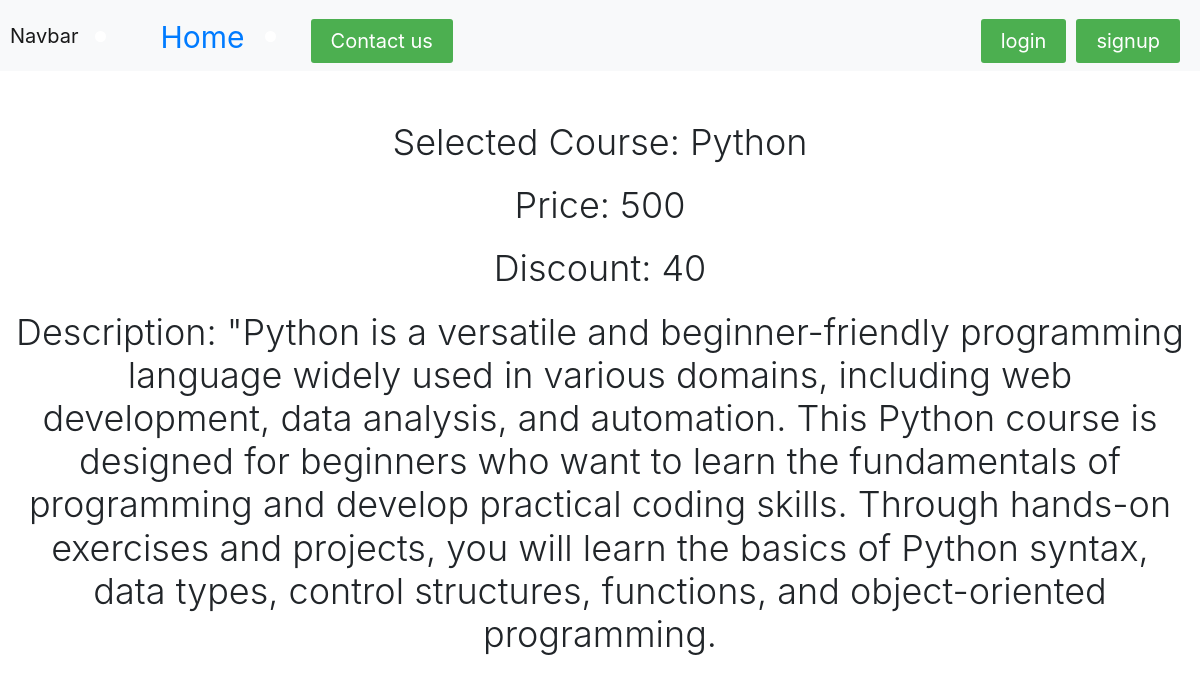
/courses/Python, run on the app's committed database.
### onlineclasses/models.py (models this page shows, shortened)
class Course(models.Model):
    title = models.CharField(max_length=100,null=False)
    slug = models.CharField(max_length=100,null=False,unique=True)
    description = models.TextField(max_length=500,null=True)
    duration = models.PositiveIntegerField(help_text="Duration:")
    price = models.IntegerField(null=False)
    discount = models.PositiveIntegerField(null=False, default=0)
    is_published = models.BooleanField(default=False)
    created_at = models.DateTimeField(auto_now_add=True)
    length = models.PositiveIntegerField(null=False)

### onlineclasses/views/courses.py (the view)
# urls.py: path("courses/<str:slug>", course_page, name='course_page'),
def course_page(request,slug):
    course = Course.objects.get(slug=slug)
    context = {
        "course": course
    }
    return render(request,template_name= "courses/course_page.html",context=context)

### onlineclasses/templates/courses/course_page.html (shortened to what this page needs)
{% extends 'courses/base.html' %}
{% block content %}
<div class="container-fluid">
    <h1 class="display-1">Selected Course: {{ course.title }}</h1>
    <h1 class="display-1">Price: {{ course.price }}</h1>
    <h1 class="display-1">Discount: {{ course.discount }}</h1>
    <h1 class="display-1">Description: {{ course.description }}</h1>
</div>
{% endblock %}

### onlineclasses/templates/courses/base.html (shortened to what this page needs)
<!doctype html>
<html lang="en">
<head>
  <link rel="stylesheet" href="https://cdn.jsdelivr.net/npm/bootstrap@4.5.3/dist/css/bootstrap.min.css"
>
</head>
<body>
  <nav class="navbar navbar-expand-lg navbar-light bg-light">
    <a class="navbar-brand" href="/">Navbar</a>
    <li class="nav-item">
      <a class="btn-home" href="/">Home</a>
    </li>
    <li class="nav-item">
      <a class="btn-contact_us" href="/contact_us">Contact us</a>
    </li>
    <ul class="navbar-nav ml-auto">
      {% if request.user.is_authenticated %}
      <li class="nav-item">
        <a class="btn-logout" href="/my_courses">My courses</a>
      </li>
      <li class="nav-item">
        <a class="btn-logout" href="/logout">logout</a>
      </li>
      {% else %}
      <li class="nav-item">
        <a class="btn-login" href="/login">login</a>
      </li>
      <li class="nav-item">
        <a class="btn-signup" href="/signup">signup</a>
      </li>
      {% endif %}
    </ul>
  </nav>
  {% block content %}
  {% endblock %}
</body>
</html>

### onlineclasses/templates/courses/base.html (style rules this page uses)
.navbar { font-size: 34px; padding: 10px; color: white; }
.btn-login, .btn-logout, .btn-signup, .btn-contact_us { font-size: 20px; background-color: #4caf50; color: #FFFFFF; border: none; padding: 10px 20px; cursor: pointer; border-radius: 3px; margin-right: 10px; }
.btn-home { font-size: 30px; padding: 10px 20px; }

### onlineclasses/templates/courses/course_page.html (style rules this page uses)
.container-fluid { margin-top: 50px; text-align: center; }
.display-1 { font-size: 36px; margin-bottom: 20px; }

### data on the page
Course: title "Python", price "500", discount "40", description "\"Python is a versatile and beginner-friendly programming language widely used in various domains, including web development, data analysis, and automation. This Python course is designed for beginners who want to learn the fundamentals of programming and develop practical coding skills. Through hands-on exercises and projects, you will learn the basics of Python syntax, data types, control structures, functions, and object-oriented programming."
